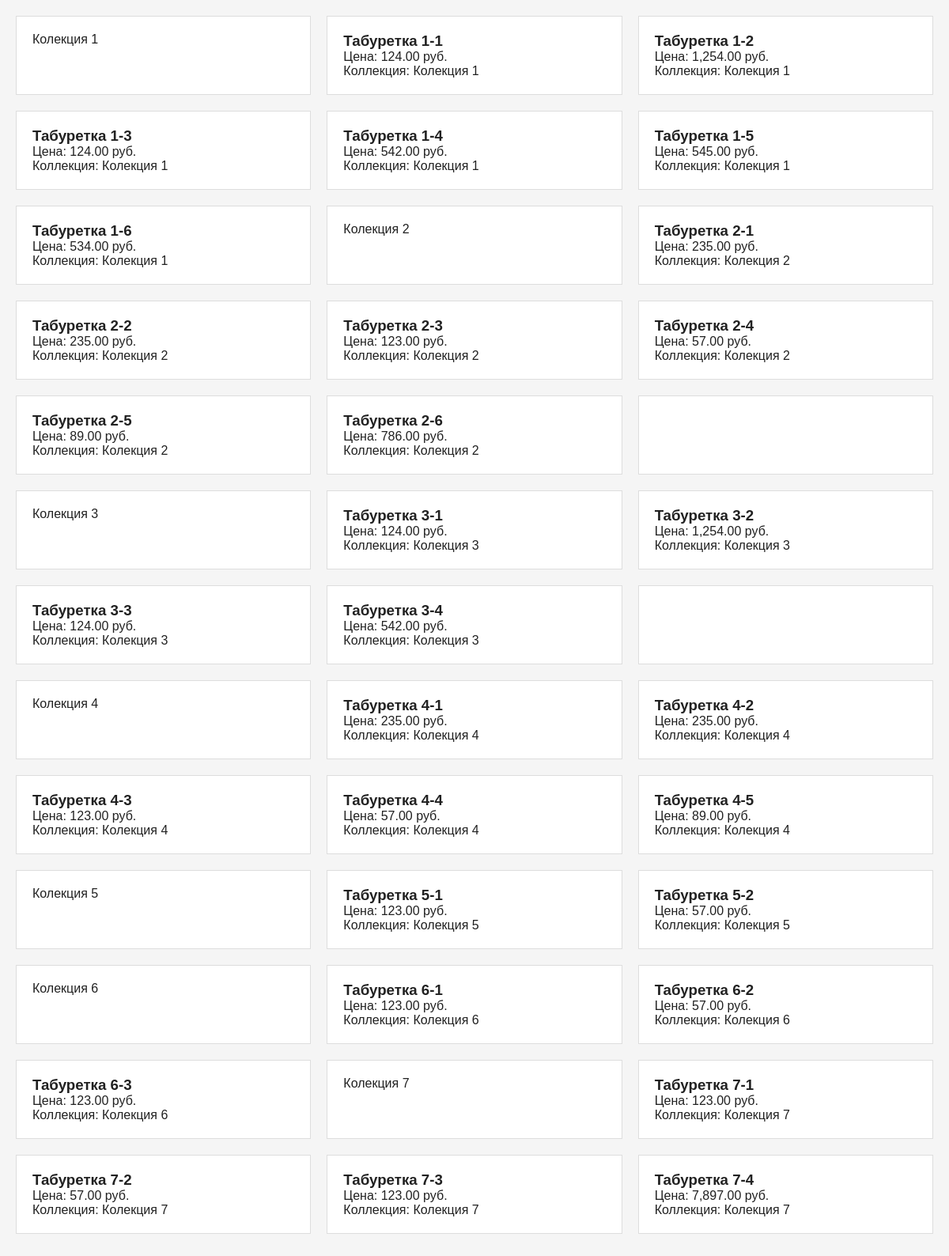
The page / on the database its author committed.
### tables this page shows
CREATE TABLE `products` (
  `id` int NOT NULL AUTO_INCREMENT,
  `name` varchar(255) NOT NULL,
  `price` decimal(10,2) NOT NULL,
  `collection_id` int DEFAULT NULL,
  PRIMARY KEY (`id`),
  KEY `collection_id` (`collection_id`),
  CONSTRAINT `products_ibfk_1` FOREIGN KEY (`collection_id`) REFERENCES `collections` (`id`)
);

CREATE TABLE `collections` (
  `id` int NOT NULL AUTO_INCREMENT,
  `name` varchar(255) NOT NULL,
  PRIMARY KEY (`id`)
);

### controllers/ProductsController.php (called while the page is built)
<?php
require_once __DIR__ . '/../repositories/CollectionRepository.php';
class ProductsController {
    public function index() {
        $collections = CollectionRepository::getAllCollectionsWithProducts();
        $elements = [];
        foreach ($collections as $collection) {
            $elements[] = ['type' => 'collection', 'name' => $collection->name];
            foreach ($collection->products as $product) {
                $elements[] = ['type' => 'product', 'product' => $product];
            }
        }
        $rows = [];
        $currentRow = [];
        foreach ($elements as $element) {
            if (count($currentRow) === 2 && $element['type'] === 'collection') {
                $rows[] = $currentRow;
                $currentRow = [];
            }
            $currentRow[] = $element;
            if (count($currentRow) === 3 || $element['type'] === 'collection') {
                $rows[] = $currentRow;
                $currentRow = [];
            }
        }
        if (!empty($currentRow)) {
            $rows[] = $currentRow;
        }
        require __DIR__ . '/../view/products/index.php';
    }
}
?>

### index.php (called while the page is built, shortened)
<?php
require_once __DIR__ . '/controllers/ProductsController.php';
$controller = new ProductsController();
$controller->index();

### repositories/CollectionRepository.php (called while the page is built, shortened)
<?php
require_once __DIR__ . '/../config/.db.php';
class CollectionRepository {
    public static function getAllCollectionsWithProducts() {
        global $db;
        $stmt = $db->query("
            SELECT c.id AS collection_id, c.name AS collection_name,
                   p.id AS product_id, p.name AS product_name, p.price
            FROM collections c
            LEFT JOIN products p ON c.id = p.collection_id
            ORDER BY c.id, p.id
        ");
        $results = $stmt->fetchAll(PDO::FETCH_ASSOC);
        $collections = [];
        $currentCollectionId = null;
        foreach ($results as $row) {
            if ($currentCollectionId != $row['collection_id']) {
                $collection = new Collection();
                $collection->id = $row['collection_id'];
                $collection->name = $row['collection_name'];
                $collections[] = $collection;
                $currentCollectionId = $row['collection_id'];
            }
            if (!empty($row['product_id'])) {
                $product = new Product();
                $product->name = $row['product_name'];
                $product->price = $row['price'];
                $product->collection_name = $row['collection_name'];
            }
        }
        return $collections;
    }
}
?>

### view/products/index.php (the view, shortened to what this page needs)
<!DOCTYPE html>
<html>
<head>
</head>
<body>
    <div class="row">
    <?php $cnt = 0;
    foreach ($rows as $row): ?>
        <?php foreach ($row as $element):
            $cnt++;
            ?>
            <?php if ($element['type'] === 'collection'): ?>
                <?php if ($cnt % 3 === 0):
                    $cnt++; ?>
                    <div class="collection-header"></div>
                <?php endif; ?>
                <div class="collection-header">
                    <?= htmlspecialchars($element['name']) ?>
                </div>
            <?php else: ?>
                <div class="product-card">
                    <h3><?= htmlspecialchars($element['product']->name) ?></h3>
                    <p>Цена: <?= number_format($element['product']->price, 2) ?> руб.</p>
                    <p>Коллекция: <?= htmlspecialchars($element['product']->collection_name) ?></p>
                </div>
            <?php endif; ?>
        <?php endforeach; ?>
    <?php endforeach; ?>
    </div>
</body>
</html>

### view/products/index.php (style rules this page uses)
* { margin: 0; padding: 0; box-sizing: border-box; }
body { font-family: 'Arial', sans-serif; margin: 0; padding: 20px; background-color: #f5f5f5; color: #212121; }
.row { display: flex; flex-wrap: wrap; max-width: 100vw; gap: 20px; margin-bottom: 20px; }
.collection-header, .product-card { flex: 1 1 calc(33.333% - 20px); box-sizing: border-box; padding: 20px; border: 1px solid #ddd; background: #fff; }

### rows shown on the page
products: name "Табуретка 1-1", price "124.00", collection.name "Колекция 1"
products: name "Табуретка 1-2", price "1,254.00", collection.name "Колекция 1"
products: name "Табуретка 1-3", price "124.00", collection.name "Колекция 1"
products: name "Табуретка 1-4", price "542.00", collection.name "Колекция 1"
products: name "Табуретка 1-5", price "545.00", collection.name "Колекция 1"
products: name "Табуретка 1-6", price "534.00", collection.name "Колекция 1"
products: name "Табуретка 2-1", price "235.00", collection.name "Колекция 2"
products: name "Табуретка 2-2", price "235.00", collection.name "Колекция 2"
products: name "Табуретка 2-3", price "123.00", collection.name "Колекция 2"
products: name "Табуретка 2-4", price "57.00", collection.name "Колекция 2"
products: name "Табуретка 2-5", price "89.00", collection.name "Колекция 2"
products: name "Табуретка 2-6", price "786.00", collection.name "Колекция 2"
products: name "Табуретка 3-1", price "124.00", collection.name "Колекция 3"
products: name "Табуретка 3-2", price "1,254.00", collection.name "Колекция 3"
products: name "Табуретка 3-3", price "124.00", collection.name "Колекция 3"
products: name "Табуретка 3-4", price "542.00", collection.name "Колекция 3"
products: name "Табуретка 4-1", price "235.00", collection.name "Колекция 4"
products: name "Табуретка 4-2", price "235.00", collection.name "Колекция 4"
products: name "Табуретка 4-3", price "123.00", collection.name "Колекция 4"
products: name "Табуретка 4-4", price "57.00", collection.name "Колекция 4"
products: name "Табуретка 4-5", price "89.00", collection.name "Колекция 4"
products: name "Табуретка 5-1", price "123.00", collection.name "Колекция 5"
products: name "Табуретка 5-2", price "57.00", collection.name "Колекция 5"
products: name "Табуретка 6-1", price "123.00", collection.name "Колекция 6"
products: name "Табуретка 6-2", price "57.00", collection.name "Колекция 6"
products: name "Табуретка 6-3", price "123.00", collection.name "Колекция 6"
products: name "Табуретка 7-1", price "123.00", collection.name "Колекция 7"
products: name "Табуретка 7-2", price "57.00", collection.name "Колекция 7"
products: name "Табуретка 7-3", price "123.00", collection.name "Колекция 7"
products: name "Табуретка 7-4", price "7,897.00", collection.name "Колекция 7"

### other values the page prints
$element['name'] "Колекция 1"
$element['name'] "Колекция 2"
$element['name'] "Колекция 3"
$element['name'] "Колекция 4"
$element['name'] "Колекция 5"
$element['name'] "Колекция 6"
$element['name'] "Колекция 7"
